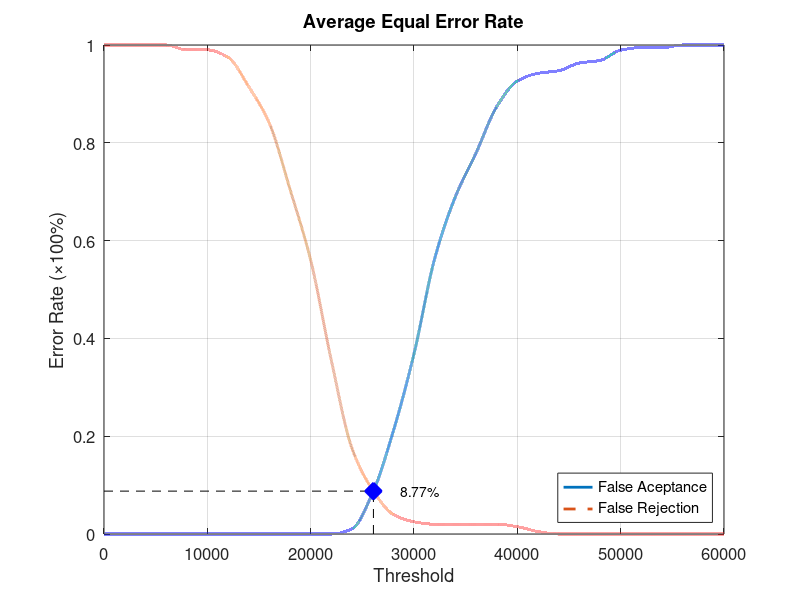
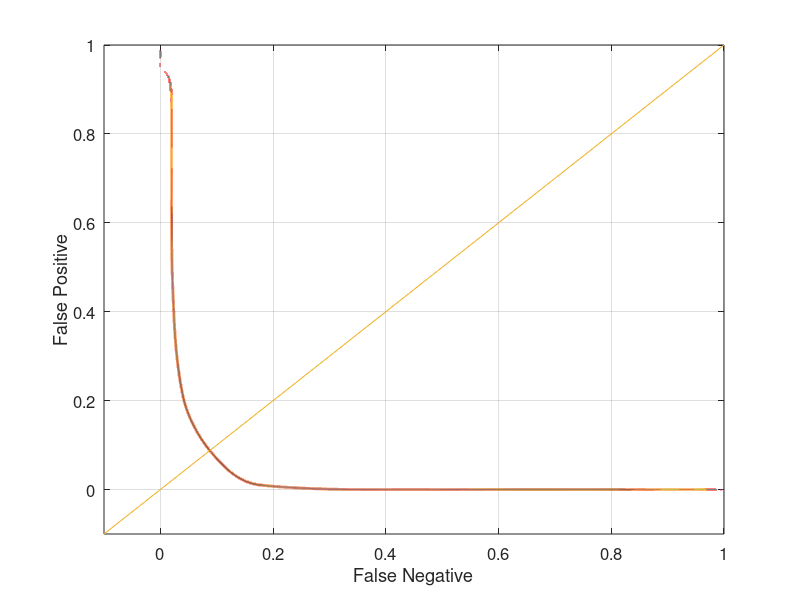

These figures' MATLAB source, in order:
function yEER = Database1_1
close all;
clear;
clc;
x = 0:2000:60000;
xq = 0:0.5:60000;

y0 = [0 0 0 0 0 0 0 0 0 0 0 0 0.0105263 0.0842105 0.210526 0.368421 0.563158 0.689474 0.778947 0.873684 0.926316 0.942105 0.947368 0.963158 0.968421 0.989474 0.994737 0.994737 1 1 1];
yy0 = interp1(x, y0, xq, 'pchip');
y1 = [1 1 1 1 0.99 0.99 0.975 0.915 0.84 0.705 0.56 0.355 0.175 0.09 0.04 0.025 0.02 0.02 0.02 0.02 0.015 0.005 0 0 0 0 0 0 0 0 0];
yy1 = interp1(x, y1, xq, 'pchip');

% Calculating EER: 
y2 = abs(y0 - y1);
find(y2 == min(y2))
yy2 = abs(yy0 - yy1);
xEER = find(yy2 == min(yy2));
xEERIndex = xq(xEER) % X-axis EER
yEER = yy0(xEER) % Y-axis EER

main = figure
plot(xq, yy0,'-','LineWidth', 2);	hold on
plot(xq, yy1,'--','LineWidth', 2);	hold on
plot([xEERIndex xEERIndex], [0 yEER], 'k--');	hold on
plot([0 xEERIndex], [yEER yEER], 'k--');	hold on
plot(xEERIndex, yEER, 'bx', 'LineWidth', 10);	hold on
text(xEERIndex + 10 * xEERIndex / 100, yEER, [num2str(round((10000 * yEER)) / 100) '%'])
legend('False Aceptance', 'False Rejection', 'Location', 'SouthEast')
xlabel('Threshold')
ylabel('Error Rate (\times100%)')
title('Average Equal Error Rate')
set(gca, 'FontSize', 12)
axis([0 60000 0 1])
grid on

print(main, 'Database1_1Main', '-dpng');
FNRxFPR = figure('Color', [1 1 1]);
plot(yy1, yy0, '-', yy1, yy0, 'LineWidth', 2);
hold on
y = -0.1:0.1:1
plot(y, y); 
set(gca, 'FontSize', 12)
xlabel('False Negative')
ylabel('False Positive')
axis([-0.1 1 -0.1 1])
set(gca, 'FontSize', 12)
grid on

print(FNRxFPR, 'Database1_1FNRxFPR','-dpng');
end
